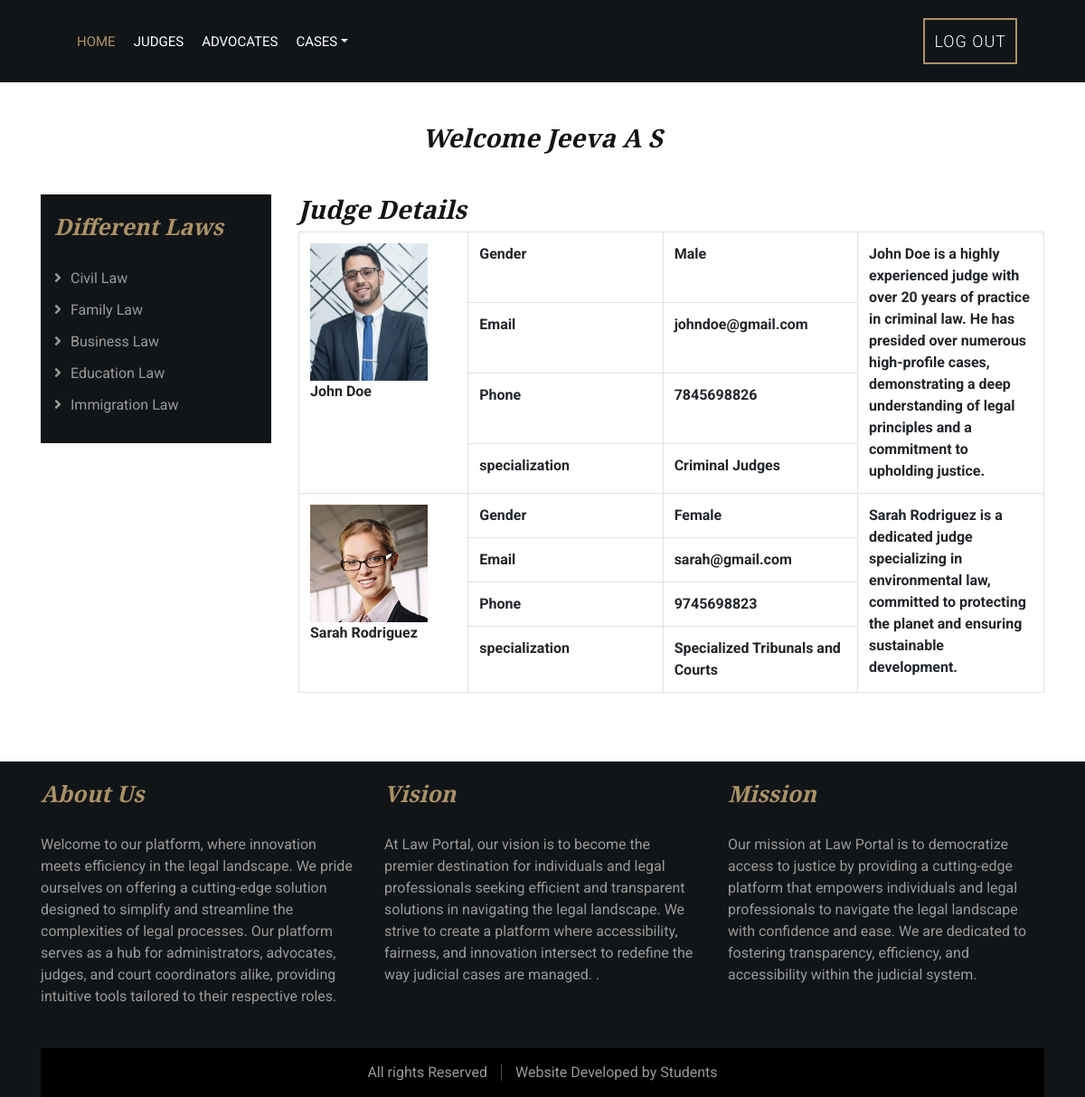
/phpfiles/view_judges_c.php (signed in), run on the app's committed database.
### tables this page shows
CREATE TABLE `coordinator_details` (
  `id` int(11) NOT NULL,
  `user_id` int(11) NOT NULL,
  `name` varchar(150) NOT NULL,
  `email` varchar(150) NOT NULL,
  `phone` varchar(20) NOT NULL,
  `gender` varchar(20) NOT NULL,
  `experience` varchar(200) NOT NULL,
  `qualification` varchar(200) NOT NULL
);

CREATE TABLE `judge_details` (
  `jid` int(11) NOT NULL,
  `user_id` int(11) NOT NULL,
  `name` varchar(100) NOT NULL,
  `gender` varchar(50) NOT NULL,
  `email` varchar(100) NOT NULL,
  `phone` varchar(20) NOT NULL,
  `specialization` varchar(150) NOT NULL,
  `address` varchar(300) NOT NULL,
  `description` varchar(500) NOT NULL,
  `photo` varchar(200) NOT NULL,
  `status` int(11) NOT NULL
);

### phpfiles/user_auth.php (called while the page is built, shortened)
<?php
include("crud.php");
if(isset($_SESSION['uid']))
{
	$user=$_SESSION['uid'];
}
?>

### phpfiles/crud.php (called while the page is built, shortened)
<?php
class CRUD {
    private $db;
    public function __construct() {
        $this->db = new mysqli("localhost","root","","judicial_system");
    }
	public function select_all($table) {
    $sql = "SELECT * FROM $table";
    $result = $this->db->query($sql);
    $rows = array();
    while ($row = $result->fetch_assoc()) {
        $rows[] = $row;
    }
    return $rows;
}
}
?>

### phpfiles/view_judges_c.php (the view)
<?php
include("user_auth.php");
include('coordinator_header.php');
if(!isset($user))
{
	echo "<script>window.location='../index.php'</script>";
}
else
{
$crud = new CRUD();
$table = 'judge_details';
$all_judges_details = $crud->select_all($table);
?>
            <div class="service">
                <div class="container">
                    <div class="section-header">
					<h3>Welcome <?php echo $usern['name']; ?></h3>
                    </div>
					<div class="row">
					<?php include('laws.php'); ?>
						<div class="col-lg-9">
							<?php
						  if ($all_judges_details) {
						  ?>
					<div class="row">
						<div class="col-12">
						<h3>Judge Details</h3>
						<table class="table table-bordered">
							<?php
					foreach ($all_judges_details as $detail) {
						?>
						<tr>
							  <th width="20%" rowspan="4" scope="col"><img src="../uploads/<?php echo $detail['photo']; ?>" width="130">
								<br><?php echo $detail['name']; ?>
								</th>
							  <th width="23%" scope="col">Gender</th>
							  <th width="23%" scope="col"><?php echo $detail['gender']; ?></th>
							  <th width="22%" rowspan="4" scope="col"><?php echo $detail['description']; ?></th>
							</tr>
							<tr>
							  <th scope="col">Email</th>
							  <th scope="col"><?php echo $detail['email']; ?></th>
						    </tr>
							<tr>
							  <th scope="col">Phone</th>
							  <th scope="col"><?php echo $detail['phone']; ?></th>
						    </tr>
							<tr>
							  <th height="55" scope="col">specialization</th>
							  <th scope="col"><?php echo $detail['specialization']; ?></th>
						    </tr>
						<?php } ?>
						</table>
					</div>
					</div>
			<?php } ?>
						</div>
					</div>
                </div>
            </div>
            <?php include('footer2.php'); } ?>

### template/css/style.css (style rules this page uses)
body { color: #666666; background: #ffffff; font-family: 'Roboto', sans-serif; font-weight: 400; }
h1, h2, h3, h4, h5, h6 { font-family: 'EB Garamond', serif; font-weight: 600; font-style: italic; color: #121518; }
.section-header { position: relative; width: 100%; text-align: center; margin-bottom: 45px; }
.service { position: relative; width: 100%; padding: 45px 0 15px 0; }

### data on the page
coordinator_details: name "Jeeva A S"
judge_details: photo (picture), name "John Doe", gender "Male", description "John Doe is a highly experienced judge with over 20 years of practice in criminal law. He has presided over numerous high-profile cases, demonstrating a deep understanding of legal principles and a commitment to upholding justice.", email "johndoe@gmail.com", phone "7845698826", specialization "Criminal Judges"
judge_details: photo (picture), name "Sarah Rodriguez", gender "Female", description "Sarah Rodriguez is a dedicated judge specializing in environmental law, committed to protecting the planet and ensuring sustainable development.", email "sarah@gmail.com", phone "9745698823", specialization "Specialized Tribunals and Courts"
